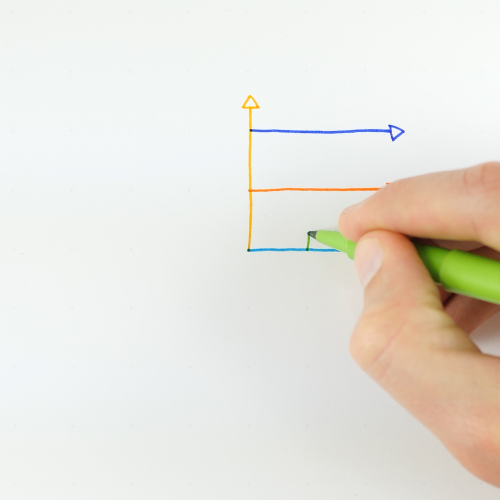
#> input picture graphics/imageToMap.jpg, 1000 x 1000 px (shown at 1/2 size)
$ jupyter execute 'Image Mapping.ipynb'   (shell and % lines are left out)
#> lines starting #> are read from the running program, lines starting #| are printed output that depends on the picture
# Image Mapping

This code produces the mappings shown in parts 10-13 of the [Imaginary Numbers Are Real](https://youtu.be/pNp8Qf20-sA) YouTube Series.

To run this code you'll need [opencv](http://opencv.org/), and I recommend [Anaconda Python](https://docs.continuum.io/anaconda/).

@stephencwelch

[cell 1]
%pylab inline

#Import an image to map:
import matplotlib.image as mpimg
img = mpimg.imread("graphics/imageToMap.jpg")
#> img is the input picture: shape (1000, 1000, 3); mean R, G, B 230.7, 227.5, 219.5

figure(0, (6,6))
imshow(img)

## How can we map the pixels in our image according for our function $f(z) = z^2$?

## First, let's assign every pixel in the image to complex number.

- To do this, we'll need to pick maximum and minimum complex numbers for the edges of our image.
- Something I learned early on, is that for this function, we need to map our image one half at a time.

[cell 2]
imgRight = img[:,img.shape[1]//2:]
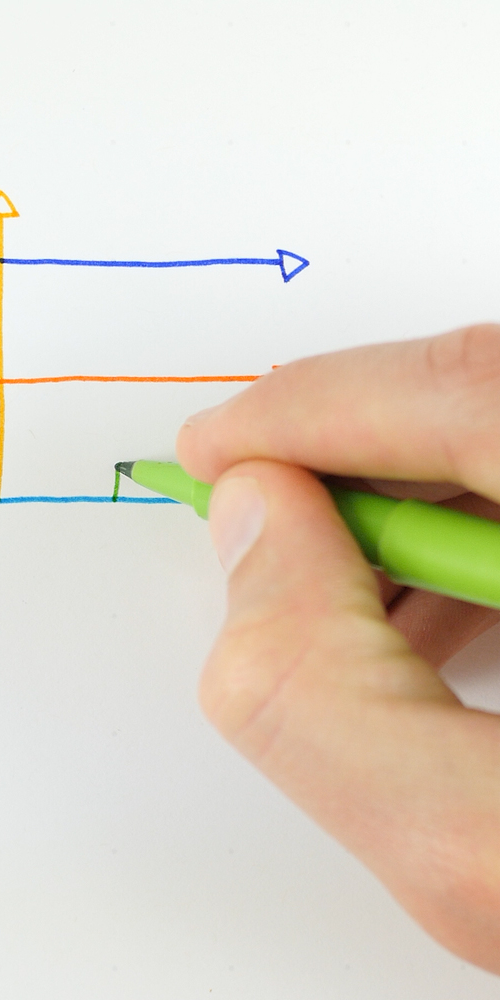
#> imgRight: shape (1000, 500, 3); mean R, G, B 222.3, 212.9, 198.7
inputBounds = np.array([0, 2, -2, 2])
inputResolution = imgRight.shape
#> inputResolution = (1000, 500, 3)

[cell 3]
figure(0, (6,6))
imshow(imgRight)

## Now pick the dimensions we want the output image to be, and the bounding values for the output image

[cell 4]
outputBounds = 6.5*np.array([-1,1,-1,1])
outputResolution = [1200,1200]

## Create a sampling grid with a complex number for each pixel.

[cell 5]
#Create x and y sampling vectors
xInput=np.linspace(inputBounds[0], inputBounds[1], inputResolution[1])
#> xInput = 500 values from 0 to 2
yInput=np.linspace(inputBounds[2], inputBounds[3], inputResolution[0])
#> yInput = 1000 values from -2 to 2

#Put sampling vectors on 2d grid:
x,y=np.meshgrid(xInput,yInput)
z=x+1j*y

## We now have a grid of complex input values

[cell 6]
z[0:4,0:4]

## The next bit is surprisingly simple

- Numpy is able to handle complex numbers no problem, so performing our mapping is as simple as this.
- We're leaving out the +1 for now to keep things (relatively) simple.

[cell 7]
w = z**2

## So we have our mapping, but now we have to actually move our pixels.

Here we'll compute a linear mapping using our input and output bounds to make sure things line up properly.

[cell 8]
reSlope = float(outputResolution[1])/(outputBounds[1]-outputBounds[0])
imSlope = float(outputResolution[0])/(outputBounds[3]-outputBounds[2])

reIndex = (w.real*reSlope + outputResolution[1]/2).round().astype('int')
imIndex = (w.imag*imSlope + outputResolution[0]/2).round().astype('int')

## Create an empty matrix to map pixels to, and fill with NaNs

[cell 9]
outputImageSize = outputResolution[:]
outputImageSize.append(3)

mappedImage = np.empty(outputImageSize)
mappedImage[:] = NAN

## Nasty Loop Time

- Please don't judge my terribly inefficient code.
- Iterate through input image, mapping pixels to their proper location on the output
- Theres a couple of feautres here I figured out by trial and error:
    - Since some pixels will map to the same output location (more on this later hopefully), I've added a check for this.
    - I'm much more interested in mapping colored pixels than white pixels, I certainly don't want a white pixel to be mapped on top of a colored one, colored pixels get priority.

[cell 10]
def nasty_loop_time():
    whiteThresh = 200

    for i in range(inputResolution[0]):
        for j in range(inputResolution[1]):
            #Only map pixels in the output range:
            if reIndex[i, j] > 0 and reIndex[i, j] < outputResolution[1]:
                if imIndex[i,j] > 0 and imIndex[i,j] < outputResolution[0]:
                    #Check if that pixel has been filled yet:
                    if isnan(mappedImage[imIndex[i,j], reIndex[i,j], 0]):
                        mappedImage[imIndex[i,j], reIndex[i,j], :] =  imgRight[i, j, :]
                    #Check if non-white:
                    elif imgRight[i, j, 0]< whiteThresh or imgRight[i, j, 1]< whiteThresh or \
                        imgRight[i, j, 2:]< whiteThresh:
                        mappedImage[imIndex[i,j], reIndex[i,j], :] =  imgRight[i, j, :]
#> mappedImage: shape (1200, 1200, 3) float64; 72.58% of the values are NaN or infinite; the others: min 0, max 255, mean 209.2

nasty_loop_time()

# And....

[cell 11]
figure(0, (12,12))
mappedImageInt = mappedImage.astype('uint8')
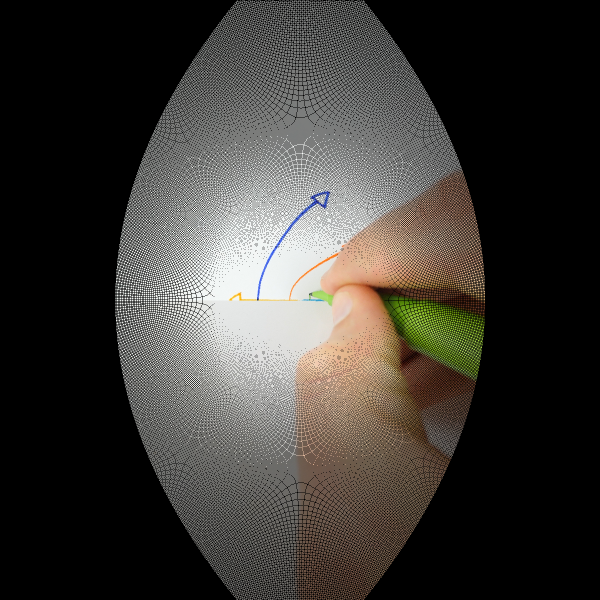
#> mappedImageInt: shape (1200, 1200, 3) (shown at 1/2 size); mean R, G, B 60.7, 57.8, 53.6
imshow(mappedImageInt)

# Huh?

# Why does it look so weird?

- This actually says A LOT about our function!
- The straight borders of the image have been turned into curvy ones.
- We can really see the pattern of our conformal mapping (straight lines mapped to curved ones, which is pretty cool!)

# However, this isn't really what we had in mind - how do we fix it?
- We'll use a very cool algorithm called inpainting!
- The open computer vision library (opencv) has a nice (but kinda slow...oh well) implementation.
- It uses Navier Stokes equation from fluid mechanics - how cool is that?!?!
- http://docs.opencv.org/2.4/modules/photo/doc/inpainting.html

[cell 12]
#Import opencv 2
import cv2

## Create a mask of all the pixels that didn't get filled
- This mask tells our algorithm where to inpaint

[cell 13]
mask = np.zeros((outputResolution[0], outputResolution[1]), dtype='uint8')
mask[isnan(mappedImage[:, :, 0])] = 1

[cell 14]
figure(0, (7,7))
imshow(mask)
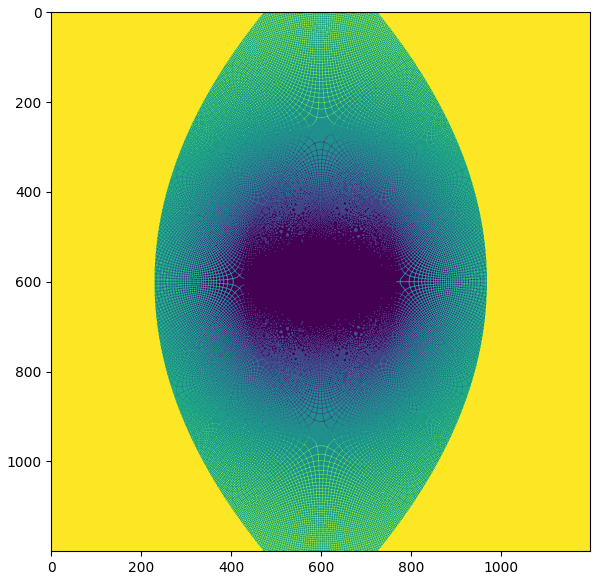
#> figure drawn by matplotlib, 1 panel

## Take central crop to cut out curved boundaries

[cell 15]
maskCentral = mask.copy()[300:900, 300:900]
mappedImageCentral = mappedImageInt.copy()[300:900, 300:900,:]
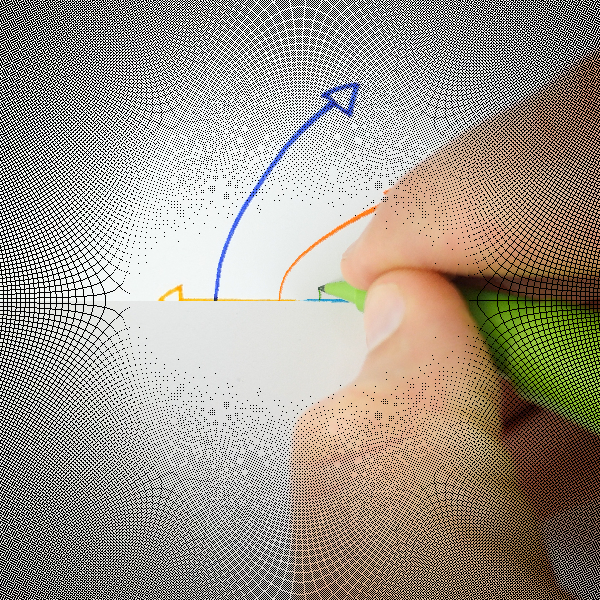
#> mappedImageCentral: shape (600, 600, 3); mean R, G, B 159.6, 151.4, 140

[cell 16]
fig = figure(0, (7,7))
imshow(mappedImageCentral)

## And fill in gaps!

[cell 17]
finalImage = cv2.inpaint(mappedImageCentral, maskCentral, 3, cv2.INPAINT_NS)
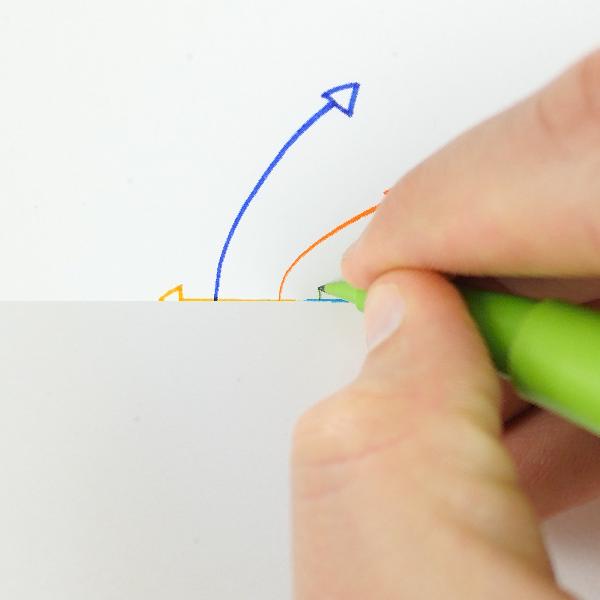
#> finalImage: shape (600, 600, 3); mean R, G, B 218.7, 207.9, 192
